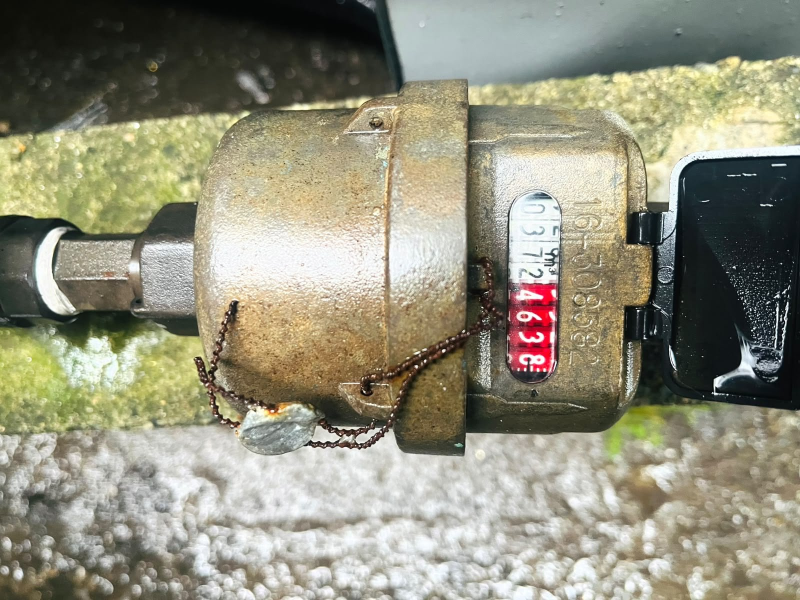
#> input picture data/image.png, 1600 x 1200 px (shown at 1/2 size)
$ python create_base_dial.py
#> lines starting #> are read from the running program, lines starting #| are printed output that depends on the picture; after the words box and inside, x2 and y2 are one past the last pixel; in counts of white or black regions, pixels touching at a corner belong together
#!/usr/bin/env python3
"""
Crop the mechanical water meter digit window and erase all numbers
using OpenCV inpainting to generate a clean, textured base dial template.
"""

import sys
import subprocess

# Automatically verify / install required packages
try:
    import cv2
    import numpy as np
except ImportError:
    print("Installing required packages (opencv-python, numpy)...")
    subprocess.check_call([sys.executable, "-m", "pip", "install", "opencv-python", "numpy"])
    import cv2
    import numpy as np


def locate_digit_window(img):
    """
    Locates the rectangular window containing the water meter digits.
    Uses calibrated bounding box coordinates for image.png.
    """
    # Exact coordinates for the rectangular digit window in image.png
    return 370, 770, 1018, 1120


def generate_base_dial(image_path="image.png", output_path="base_dial.jpg"):
    # 1. Load image
#> called with image_path = 'image.png', output_path = 'base_dial.jpg'
    img = cv2.imread(image_path)
#> img is the input picture: shape (1200, 1600, 3); mean B, G, R 124.6, 143.9, 146.1
    if img is None:
        raise FileNotFoundError(f"Could not load image at {image_path}")

    # 2. Crop the rectangular window containing the digits
    ymin, ymax, xmin, xmax = locate_digit_window(img)
#> ymin = 370; ymax = 770; xmin = 1018; xmax = 1120
    cropped = img[ymin:ymax, xmin:xmax].copy()
    h, w, _ = cropped.shape
#> h = 400; w = 102
    print(f"Cropped rectangular window: {w}x{h} pixels [Y: {ymin}:{ymax}, X: {xmin}:{xmax}]")
#| Cropped rectangular window: 102x400 pixels [Y: 370:770, X: 1018:1120]

    # 3. Create precise inpainting mask for digits
    gray = cv2.cvtColor(cropped, cv2.COLOR_BGR2GRAY)
    mask = np.zeros((h, w), dtype=np.uint8)

    # The transition from white rollers to red rollers is near the vertical midpoint
    split_y = int(h * 0.49)
#> split_y = 196

    # Top section (white rollers):
    # Digits (0, 3, 7, 2), m^3 mark, and any dark markings are darker than background.
    # We use a Black Hat transform to extract darker structures on non-uniform light background.
    white_roi = gray[26:split_y, 14:w - 4]
    kernel_bhat = cv2.getStructuringElement(cv2.MORPH_RECT, (15, 15))
    blackhat = cv2.morphologyEx(white_roi, cv2.MORPH_BLACKHAT, kernel_bhat)
    _, mask_white = cv2.threshold(blackhat, 16, 255, cv2.THRESH_BINARY)
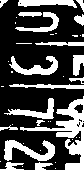
#> mask_white: shape (170, 84); 29.8% white; 42 white regions (24 under 20 px), largest, box (x1, y1, x2, y2) and area: (20, 96, 84, 170) 1202, (4, 140, 55, 161) 523, (9, 56, 58, 75) 411
    mask[26:split_y, 14:w - 4] = mask_white
#> mask: shape (400, 102); 10.4% white; 42 white regions (24 under 20 px), largest, box (x1, y1, x2, y2) and area: (34, 122, 98, 196) 1202, (18, 166, 69, 187) 523, (23, 82, 72, 101) 411

    # Bottom section (red rollers):
    # Numbers (4, 6, 3, 8) and graduation marks are white/bright.
    # In BGR, white numbers have high green/blue values compared to red plastic.
    # We use Top Hat on the green channel to capture bright text on dark-green red background.
    red_roi_g = cropped[split_y:h - 24, 12:w - 4, 1]
    kernel_tophat = cv2.getStructuringElement(cv2.MORPH_RECT, (15, 15))
    tophat_g = cv2.morphologyEx(red_roi_g, cv2.MORPH_TOPHAT, kernel_tophat)
    _, mask_red_white = cv2.threshold(tophat_g, 22, 255, cv2.THRESH_BINARY)
#> mask_red_white: shape (180, 86); 50.3% white; 56 black regions (49 under 20 px), largest, box (x1, y1, x2, y2) and area: (0, 0, 86, 180) 7241, (0, 46, 13, 67) 92, (48, 177, 66, 180) 37

    # Also capture dark pointer/index marks on the red section
    red_roi_bgr = cropped[split_y:h - 24, 12:w - 4]
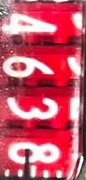
#> red_roi_bgr: shape (180, 86, 3); mean B, G, R 106.7, 87, 200.4
    r_chan = red_roi_bgr[:, :, 2]
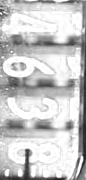
#> r_chan: shape (180, 86); min 25, max 255, mean 200.4
    gray_red = gray[split_y:h - 24, 12:w - 4]
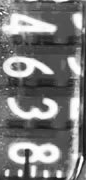
#> gray_red: shape (180, 86); min 19, max 255, mean 123.1
    dark_on_red = (r_chan < 110) & (gray_red < 90)
#> dark_on_red: shape (180, 86) bool; 8% white; 32 white regions (22 under 20 px), largest, box (x1, y1, x2, y2) and area: (77, 30, 86, 180) 462, (0, 149, 66, 180) 296, (8, 77, 19, 88) 78
    mask_red = cv2.bitwise_or(mask_red_white, (dark_on_red.astype(np.uint8) * 255))
#> mask_red: shape (180, 86); 56.6% white; 74 black regions (69 under 20 px), largest, box (x1, y1, x2, y2) and area: (0, 0, 80, 176) 6296, (0, 47, 13, 67) 90, (82, 5, 85, 21) 26, (0, 12, 8, 22) 25, (19, 151, 26, 156) 20
    mask[split_y:h - 24, 12:w - 4] = mask_red
#> mask: shape (400, 102); 31.9% white; 82 white regions (57 under 20 px), largest, box (x1, y1, x2, y2) and area: (12, 122, 98, 376) 8619, (17, 293, 74, 322) 849, (18, 166, 69, 187) 523

    # Morphological dilation to cover anti-aliasing edges around strokes
    kernel_dilate = cv2.getStructuringElement(cv2.MORPH_ELLIPSE, (3, 3))
    mask_dilated = cv2.dilate(mask, kernel_dilate, iterations=1)
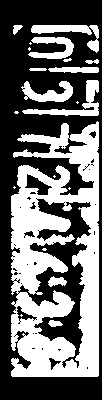
#> mask_dilated: shape (400, 102); 42.4% white; 21 white regions (9 under 20 px), largest, box (x1, y1, x2, y2) and area: (11, 121, 99, 377) 14121, (22, 80, 99, 116) 720, (31, 25, 99, 53) 630

    # 4. Digitally erase digits using OpenCV Inpainting (Telea algorithm)
    base_dial = cv2.inpaint(cropped, mask_dilated, inpaintRadius=3, flags=cv2.INPAINT_TELEA)
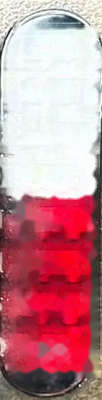
#> base_dial: shape (400, 102, 3); mean B, G, R 149, 138.9, 199

    # 5. Save blank textured background template
    cv2.imwrite(output_path, base_dial, [int(cv2.IMWRITE_JPEG_QUALITY), 95])
    print(f"Saved template to {output_path}")

    # Also save horizontally oriented version for convenience
    horiz_path = output_path.replace(".jpg", "_horizontal.jpg")
    cv2.imwrite(horiz_path, cv2.rotate(base_dial, cv2.ROTATE_90_COUNTERCLOCKWISE), [int(cv2.IMWRITE_JPEG_QUALITY), 95])
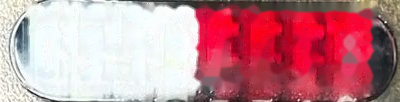
#> saved as base_dial_horizontal.jpg: shape (102, 400, 3); mean B, G, R 149, 138.9, 199
    print(f"Saved horizontal template to {horiz_path}")

    return base_dial


if __name__ == "__main__":
    generate_base_dial()
